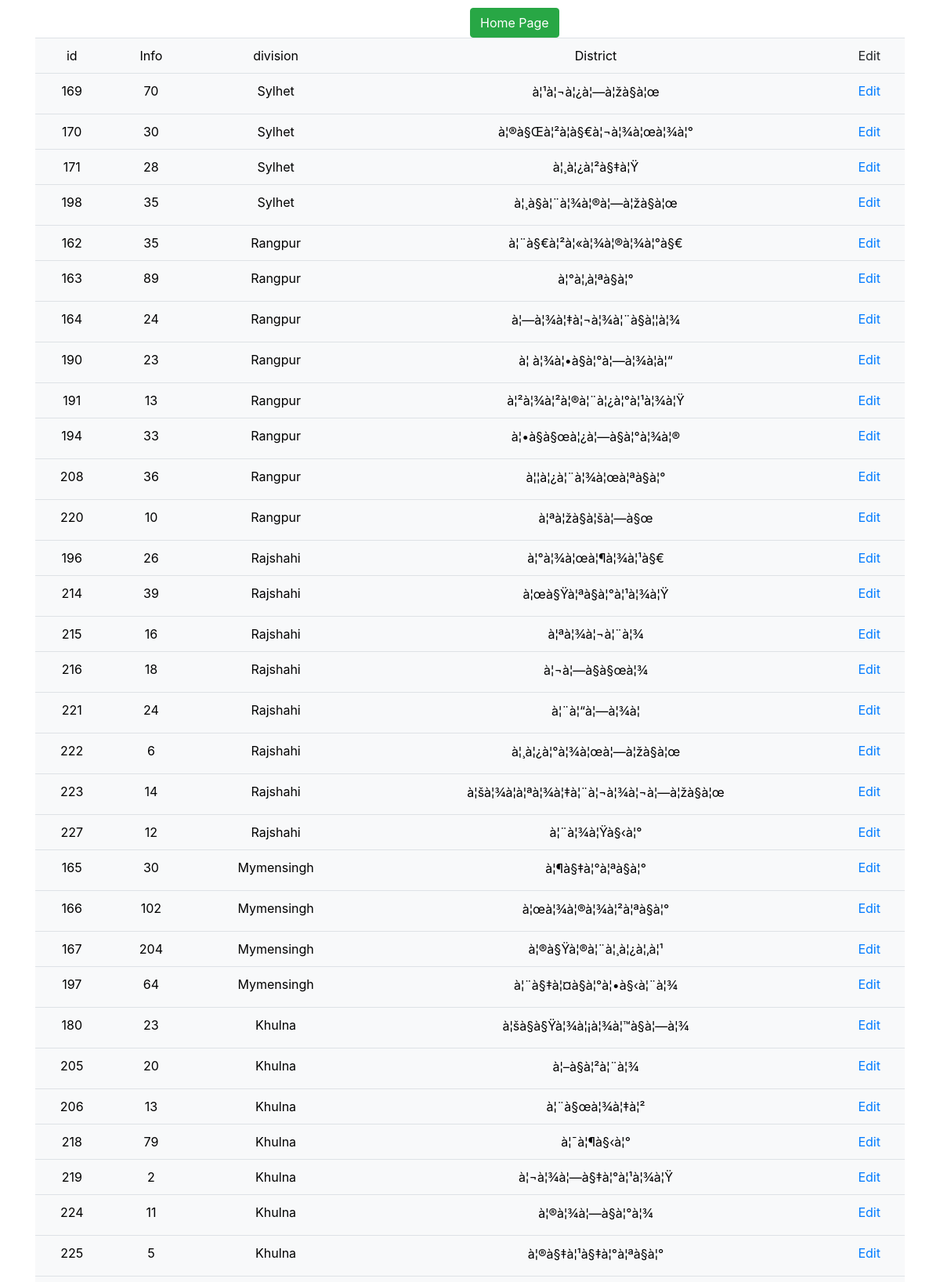
Page /up.php (upper part) on the committed database.
### tables this page shows
CREATE TABLE `markers` (
  `id` int(20) NOT NULL,
  `name` varchar(255) NOT NULL,
  `address` varchar(255) NOT NULL,
  `lat` float NOT NULL,
  `lng` float NOT NULL,
  `type` varchar(255) NOT NULL,
  `category` varchar(60) NOT NULL
);

### up.php (the view, shortened to what this page needs)
<html>
<head>
 <link rel="stylesheet" href="https://maxcdn.bootstrapcdn.com/bootstrap/4.4.1/css/bootstrap.min.css">
</head>
<body>
  <button class="btn btn-success" style="margin-left:50%; margin-top:10px;" onclick="window.location.href = 'index.php';">  Home Page  </button>
<div class="container">
<table class="table text-center bg-light">
<tr>
			<?php
			include("db.php");
				$sql = "SELECT * FROM markers where category='Affected area' order by address DESC";
                $result = mysqli_query($connection, $sql);
				echo "<tr align='center' >";
				echo"<td><font color='black'>id</font></td>";
				echo"<td><font color='black'>Info </font></td>";
				echo"<td><font color='black'>division </font></td>";
				echo"<td><font color='black'>District</font></td>";
				echo"<td> Edit";
				echo "</tr>";
			while($test =  mysqli_fetch_assoc($result))
			{
				$pinno = $test['id'];
				echo "<tr align='center'  >";
				echo"<td><font color='black'>" .$test['id']."</font></td>";
				echo"<td><font color='black'>" .$test['name']."</font></td>";
				echo"<td><font color='black'>" .$test['address']."</font></td>";
				echo"<td><font color='black'>". $test['type']. "</font></td>";
				echo"<td> <a href ='upedit.php?pinno=$pinno'>Edit</a>";
				echo "</tr>";
			}
			?>
</table>
</div>
</body>
</html>

### rows in the picture
markers: id "169", name "70", address "Sylhet", type "à¦¹à¦¬à¦¿à¦—à¦žà§à¦œ"
markers: id "170", name "30", address "Sylhet", type "à¦®à§Œà¦²à¦­à§€à¦¬à¦¾à¦œà¦¾à¦°"
markers: id "171", name "28", address "Sylhet", type "à¦¸à¦¿à¦²à§‡à¦Ÿ"
markers: id "198", name "35", address "Sylhet", type "à¦¸à§à¦¨à¦¾à¦®à¦—à¦žà§à¦œ"
markers: id "162", name "35", address "Rangpur", type "à¦¨à§€à¦²à¦«à¦¾à¦®à¦¾à¦°à§€"
markers: id "163", name "89", address "Rangpur", type "à¦°à¦‚à¦ªà§à¦°"
markers: id "164", name "24", address "Rangpur", type "à¦—à¦¾à¦‡à¦¬à¦¾à¦¨à§à¦¦à¦¾"
markers: id "190", name "23", address "Rangpur", type "à¦ à¦¾à¦•à§à¦°à¦—à¦¾à¦à¦“"
markers: id "191", name "13", address "Rangpur", type "à¦²à¦¾à¦²à¦®à¦¨à¦¿à¦°à¦¹à¦¾à¦Ÿ"
markers: id "194", name "33", address "Rangpur", type "à¦•à§à§œà¦¿à¦—à§à¦°à¦¾à¦®"
markers: id "208", name "36", address "Rangpur", type "à¦¦à¦¿à¦¨à¦¾à¦œà¦ªà§à¦°"
markers: id "220", name "10", address "Rangpur", type "à¦ªà¦žà§à¦šà¦—à§œ"
markers: id "196", name "26", address "Rajshahi", type "à¦°à¦¾à¦œà¦¶à¦¾à¦¹à§€"
markers: id "214", name "39", address "Rajshahi", type "à¦œà§Ÿà¦ªà§à¦°à¦¹à¦¾à¦Ÿ"
markers: id "215", name "16", address "Rajshahi", type "à¦ªà¦¾à¦¬à¦¨à¦¾"
markers: id "216", name "18", address "Rajshahi", type "à¦¬à¦—à§à§œà¦¾"
markers: id "221", name "24", address "Rajshahi", type "à¦¨à¦“à¦—à¦¾à¦"
markers: id "222", name "6", address "Rajshahi", type "à¦¸à¦¿à¦°à¦¾à¦œà¦—à¦žà§à¦œ"
markers: id "223", name "14", address "Rajshahi", type "à¦šà¦¾à¦à¦ªà¦¾à¦‡à¦¨à¦¬à¦¾à¦¬à¦—à¦žà§à¦œ"
markers: id "227", name "12", address "Rajshahi", type "à¦¨à¦¾à¦Ÿà§‹à¦°"
markers: id "165", name "30", address "Mymensingh", type "à¦¶à§‡à¦°à¦ªà§à¦°"
markers: id "166", name "102", address "Mymensingh", type "à¦œà¦¾à¦®à¦¾à¦²à¦ªà§à¦°"
markers: id "167", name "204", address "Mymensingh", type "à¦®à§Ÿà¦®à¦¨à¦¸à¦¿à¦‚à¦¹"
markers: id "197", name "64", address "Mymensingh", type "à¦¨à§‡à¦¤à§à¦°à¦•à§‹à¦¨à¦¾"
markers: id "180", name "23", address "Khulna", type "à¦šà§à§Ÿà¦¾à¦¡à¦¾à¦™à§à¦—à¦¾"
markers: id "205", name "20", address "Khulna", type "à¦–à§à¦²à¦¨à¦¾"
markers: id "206", name "13", address "Khulna", type "à¦¨à§œà¦¾à¦‡à¦²"
markers: id "218", name "79", address "Khulna", type "à¦¯à¦¶à§‹à¦°"
markers: id "219", name "2", address "Khulna", type "à¦¬à¦¾à¦—à§‡à¦°à¦¹à¦¾à¦Ÿ"
markers: id "224", name "11", address "Khulna", type "à¦®à¦¾à¦—à§à¦°à¦¾"
markers: id "225", name "5", address "Khulna", type "à¦®à§‡à¦¹à§‡à¦°à¦ªà§à¦°"
